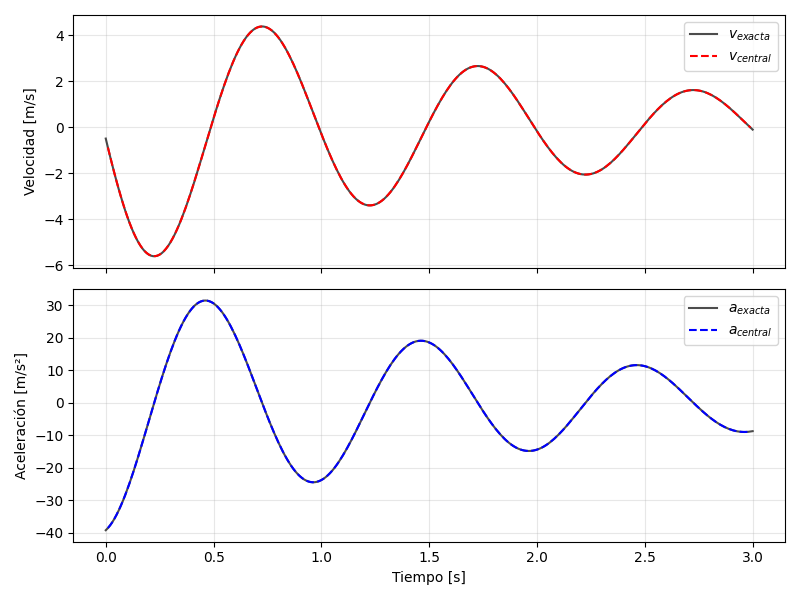

The Python source for this figure:
import numpy as np
import matplotlib.pyplot as plt

G, W = 0.5, 2 * np.pi
def x_ex(t): return np.exp(-G * t) * np.cos(W * t)
def v_ex(t): return -np.exp(-G * t) * (G * np.cos(W * t) + W * np.sin(W * t))
def a_ex(t): return np.exp(-G * t) * ((G**2 - W**2) * np.cos(W * t) + 2 * G * W * np.sin(W * t))

def procesar_paso(dt):
    t = np.arange(0, 3 + dt/2, dt)
    x = x_ex(t)
    
    v_adel = (x[1:] - x[:-1]) / dt
    v_atras = (x[1:] - x[:-1]) / dt
    v_cent = (x[2:] - x[:-2]) / (2 * dt)
    v_5p = (-x[4:] + 8*x[3:-1] - 8*x[1:-3] + x[:-4]) / (12 * dt)
    a_cent = (x[2:] - 2*x[1:-1] + x[:-2]) / dt**2
    
    err_adel = np.max(np.abs(v_adel - v_ex(t[:-1])))
    err_atras = np.max(np.abs(v_atras - v_ex(t[1:])))
    err_cent = np.max(np.abs(v_cent - v_ex(t[1:-1])))
    err_5p = np.max(np.abs(v_5p - v_ex(t[2:-2])))
    err_a_cent = np.max(np.abs(a_cent - a_ex(t[1:-1])))
    
    return t, x, v_cent, a_cent, [dt, err_adel, err_atras, err_cent, err_5p, err_a_cent]

t_01, x_01, v_cent_01, a_cent_01, errs_01 = procesar_paso(0.01)
_, _, _, _, errs_005 = procesar_paso(0.005)

# Corrección: Guardar los datos con notación exponencial de alta precisión
datos_dat = np.column_stack((t_01[1:-1], x_01[1:-1], v_cent_01, a_cent_01))
np.savetxt("derivadas_oscilador.dat", datos_dat, fmt="%.15e")

errores_mat = np.array([errs_01, errs_005])
np.savetxt("errores_derivadas.dat", errores_mat, fmt="%14.6e")

# Gráfica
fig, (ax1, ax2) = plt.subplots(2, 1, figsize=(8, 6), sharex=True)
ax1.plot(t_01, v_ex(t_01), 'k-', label=r'$v_{exacta}$', alpha=0.7)
ax1.plot(t_01[1:-1], v_cent_01, 'r--', label=r'$v_{central}$')
ax1.set_ylabel('Velocidad [m/s]')
ax1.legend(); ax1.grid(True, alpha=0.3)

ax2.plot(t_01, a_ex(t_01), 'k-', label=r'$a_{exacta}$', alpha=0.7)
ax2.plot(t_01[1:-1], a_cent_01, 'b--', label=r'$a_{central}$')
ax2.set_xlabel('Tiempo [s]')
ax2.set_ylabel('Aceleración [m/s²]')
ax2.legend(); ax2.grid(True, alpha=0.3)
plt.tight_layout()
plt.savefig("derivadas_oscilador.png")
